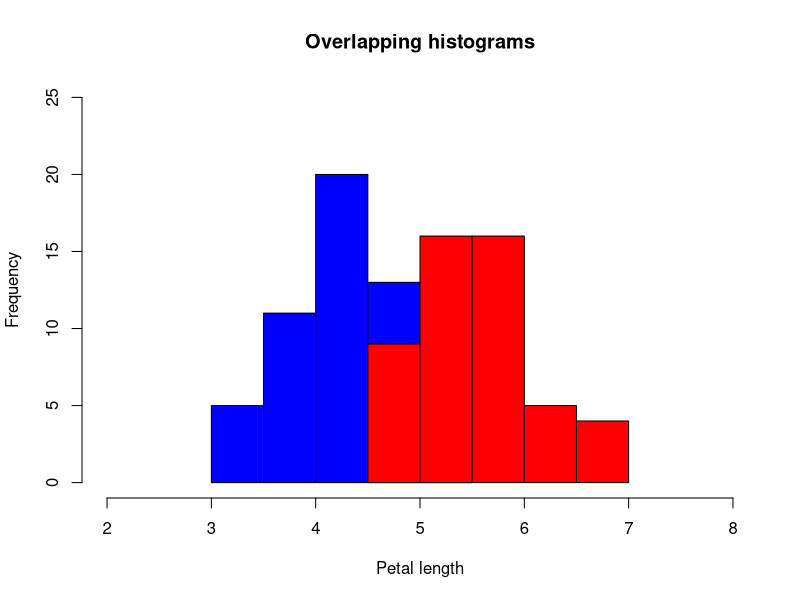
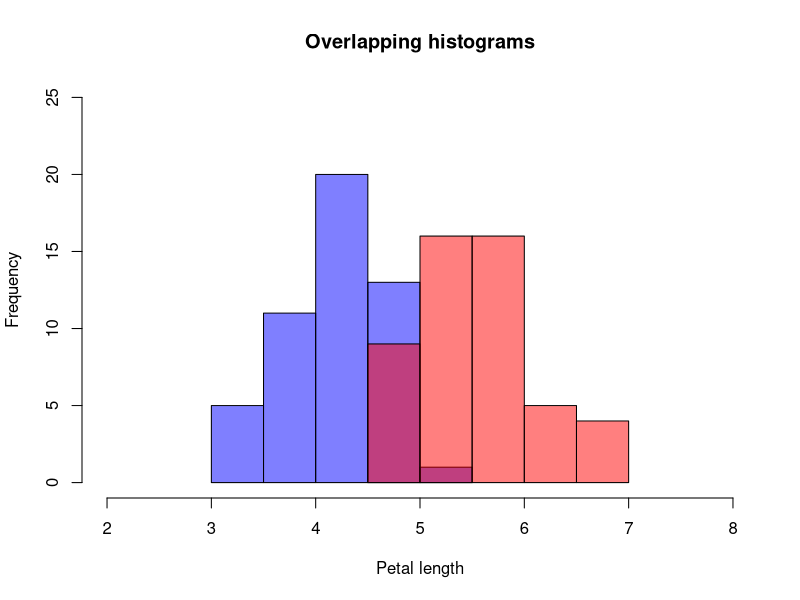
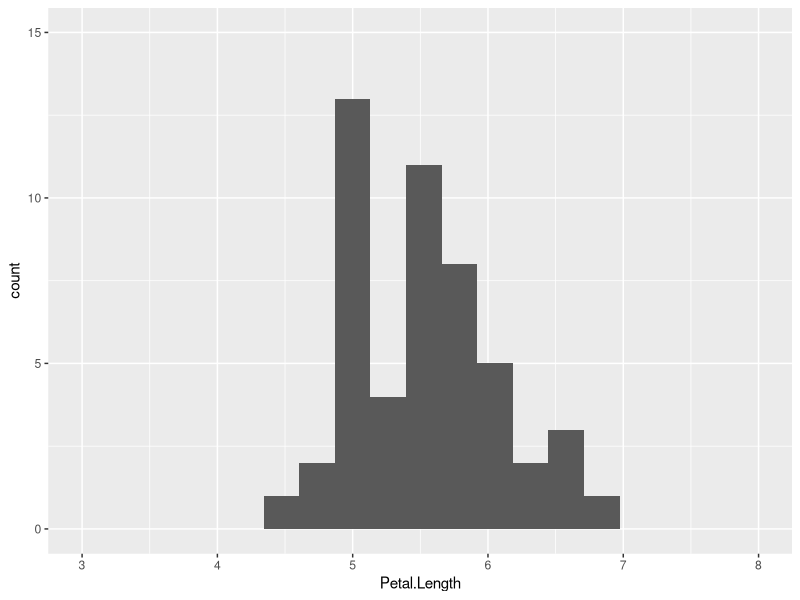
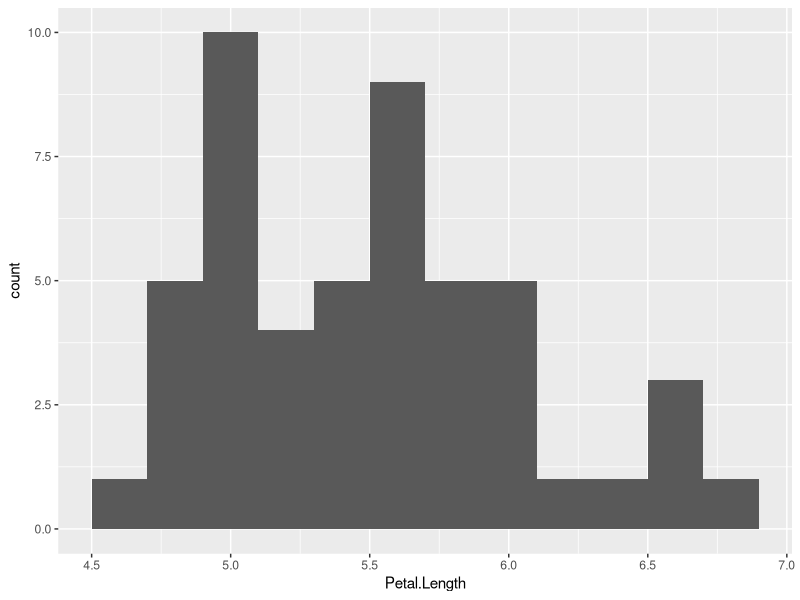
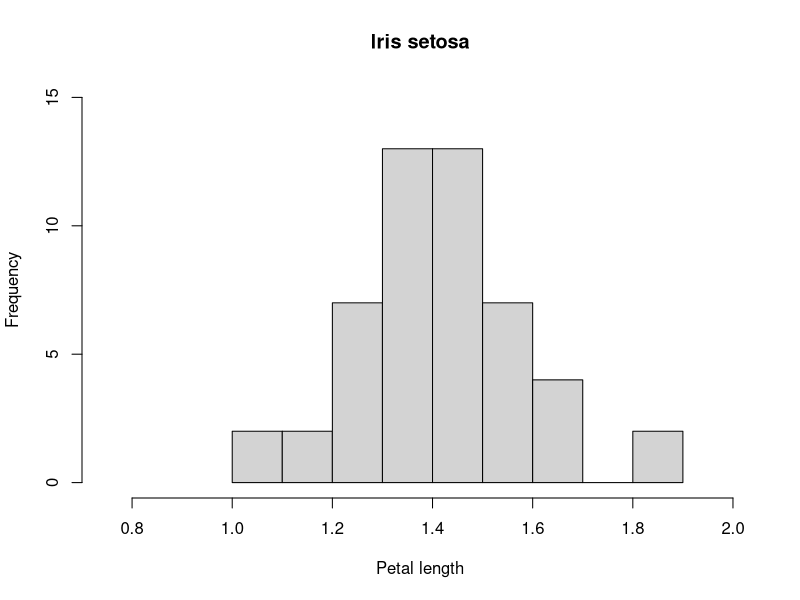
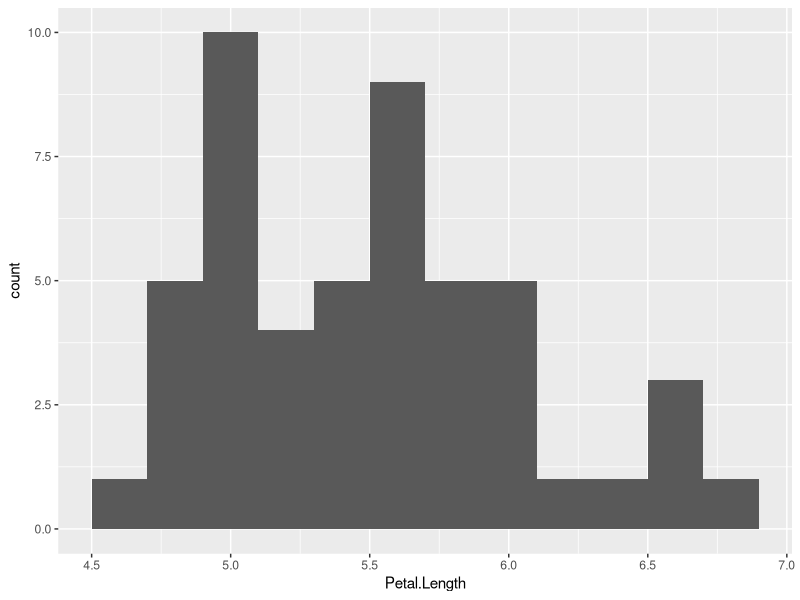

Source code (R) for these figures, in order:

# -----------------------------------------------------------------------------
# Title: Extras and repetition

# Description: This script contains the repetition at the beginning of the
#  second course day and answers to questions asked during the course.
#  1) Repetition
#  2) Extras

# Author: Simon Knüsel

# Date: 2020-09-20
# -----------------------------------------------------------------------------


# 1) Repetition --------------------

# Vectors ------
vec1 <- c("Bern", "Zurich", "Basel", "Geneva")
class(vec1)

vec2 <- c(2, 3, 4, 5)
class(vec2)

# select elements of a vector
vec3 <- vec1[c(1, 3)]
vec3


# Data frames ------

# load data
data(iris)

# get an overview of a data frame
head(iris)
str(iris)
summary(iris)

# select parts of a data frame
# select rows 1 to 20 and columns 1 and 4
iris2 <- iris[1:20, c(1, 4)]
iris2

# select column Sepal.Length
sepal_length <- iris$Sepal.Length
sepal_length


# 2) Extras --------------------

### Calculate the mean of rows
head(iris)
iris_rowmean <- rowMeans(iris[, 1:4]) # select all numeric columns (1:4) of the iris dataset
iris_rowmean

# Add the mean of rows to the iris data frame
iris_mean <- iris
iris_mean$rowmean <- rowMeans(iris_mean[, 1:4])
head(iris_mean)



### Overlay histograms

# prepare datasets for the two histograms
iris_versicolor <- subset(iris, Species == "versicolor")
iris_virginica <- subset(iris, Species == "virginica")

# Plot the first histogram
# Set the axis limits (for both histograms) with 'xlim' for the 
# x-axis and ylim for the y-axis
hist(x = iris_versicolor$Petal.Length, xlab = "Petal length",
     main = "Overlapping histograms", xlim = c(2, 8), ylim = c(0, 25), 
     col = "blue")

# Add the second histogram
# With the argument 'add' the histogram is added to the first plot
hist(x = iris_virginica$Petal.Length, col = "red", add = TRUE)


# To make the colors transparent you need the function 'rgb'
# You can set the transparency inside the 'rgb' function
# as the fourth number, i.e. rgb(1, 2, 3, 0.5) sets the 
# transparency to 0.5 (to 50%)
hist(x = iris_versicolor$Petal.Length, xlab = "Petal length",
     main = "Overlapping histograms", xlim = c(2, 8), ylim = c(0, 25), 
     col = rgb(0, 0, 1, 0.5))
hist(x = iris_virginica$Petal.Length, col = rgb(1, 0, 0, 0.5), 
     add = TRUE)





### Save plots as an object

# Apparently you cannot save plots produced with the 'plot'
# function to an object. So you need to use the structure
# I showed you in the file '07_Data_visualisation.R' to 
# save the plot. Or you can use the file menu with the 
# 'Export'-button in the 'Plots'-tab on the bottom right.

# Load the dataset
data(iris)
# Prepare the iris_setosa dataset
iris_setosa <- subset(iris, Species == "setosa")

# 1) Define the name and size of the plot and where to save it
pdf(file = "my_first_histogram.pdf", width = 8, height = 4)

# 2) Draw plot(s) (i.e. run plot commands)
hist(x = iris_setosa$Petal.Length, xlab = "Petal length", 
     main = "Iris setosa", xlim = c(0.75, 2), ylim = c(0, 15))

# 3) Write plot to file by shutting off the plotting device
dev.off()



# However, you can save plots produced with other functions.
# For example with 'ggplot2'. For more examples with this function
# I recommend you the R-course on 'tidyverse' at UZH. Or you can
# also have a look at the R cheat sheet on 'ggplot2'
# (https://github.com/rstudio/cheatsheets/raw/master/data-visualization-2.1.pdf).

# This part is now more advanced than what we covered in the course.
# You do not need to get nervous if you do not understand all of the
# code below.

# To use ggplot2 you first need to install the package 'ggplot'
install.packages("ggplot2") # You only need to install the package the first time

# Afterwards you need to load the package
library(ggplot2) # You always need to load packages at the start of every session (i.e. after you restart RStudio)

# After loading the library you can start with plotting
ggplot(data = iris_virginica, aes(x = Petal.Length)) +
  geom_histogram(bins = 20) +
  xlim(3, 8) +
  ylim(0, 15)

# Note: The error you get is only a warning message that 4 of the bars
# do not have any observation (count = 0)

# You can save this plot to an object
ggplot_1 <- ggplot(data = iris_virginica, aes(x = Petal.Length)) +
  geom_histogram(binwidth = 0.2)

ggplot_1 # The plot is only plotted once you run the saved object

# Now you can save the plot with the 'ggsave' function
ggsave(ggplot_1, filename = "my_first_ggplot.pdf", height = 4, width = 8)


